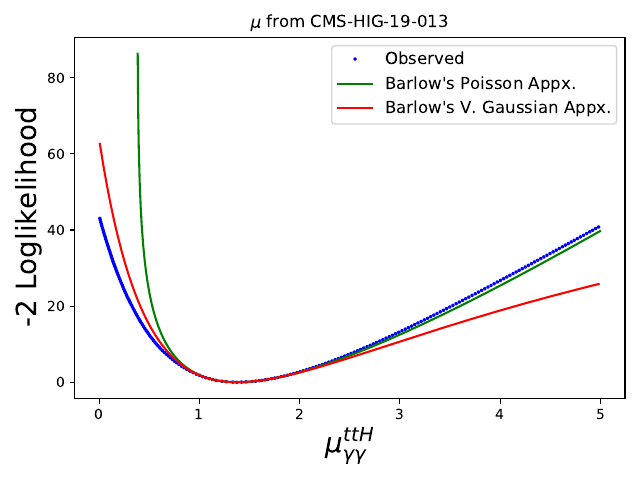

Write Python code to recreate this figure.
from scipy.optimize import fsolve
import numpy as np
import matplotlib.pyplot as plt

# Open the 1D grid files
f = open('HIG-19-013-Llh-1d-Grid.txt', 'r')

fig = plt.figure()
# Plot the grids
text = [[float(num) for num in line.split()] for line in f]
f.close()
text = np.array(text)
textt = np.transpose(text)
x = textt[0]
y = textt[1]
plt.plot(x,y,'.',markersize=3, color = 'blue',label="Observed")

# Poisson method
# Input data
cen1, sig1m, sig1p = 1.38, 0.29, 0.36

# Calculate parameters
def f(t):
    return np.exp(-t*(sig1m + sig1p)) - (1 - t*sig1m)/(1 + t*sig1p)

A = fsolve(f,1.001)
print(A)
gam = A
L = 1/(2*(gam*sig1p - np.log(1 + gam*sig1p)))
alpha = L*gam

# Range of validations
x2 = np.arange(0,5,0.005)
y2 = -2*(-alpha*(x2 - cen1) + L*np.log(1 + alpha*(x2 - cen1)/L))

# Plot
plt.plot(x2,y2,'-',markersize=2, color = 'g',label="Barlow's Poisson Appx.")

# VGaussian method
# Input data
cen1, sig1m, sig1p = 1.38, 0.29, 0.36

# Find central value and uncertainties from those parameters
sig1 = (2*sig1m*sig1p)/(sig1m+sig1p)
sig2 = (sig1p-sig1m)/(sig1p+sig1m)

# Calculation of Log Likelihood
y2 = (x-cen1)**2/(sig1+sig2*(x-cen1))**2

# Plot
plt.plot(x,y2,'-',markersize=2, color = 'r',label="Barlow's V. Gaussian Appx.")
plt.xlabel(r'$\mu_{\gamma\gamma}^{ttH}$', fontsize=20)
plt.ylabel(r'-2 Loglikelihood', fontsize=20)
plt.title("$\mu$ from CMS-HIG-19-013")
plt.legend(loc='upper right', fontsize=12)

fig.set_tight_layout(True)

fig.savefig('Poisson_vs_VGaussian_Approximation.pdf')
plt.show()